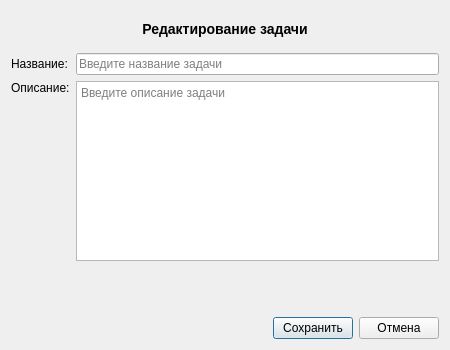
<?xml version="1.0" encoding="UTF-8"?>
<ui version="4.0">
 <class>Dialog</class>
 <widget class="QDialog" name="Dialog">
  <property name="geometry">
   <rect>
    <x>0</x>
    <y>0</y>
    <width>450</width>
    <height>350</height>
   </rect>
  </property>
  <property name="minimumSize">
   <size>
    <width>400</width>
    <height>300</height>
   </size>
  </property>
  <property name="windowTitle">
   <string>Редактировать задачу</string>
  </property>
  <property name="modal">
   <bool>true</bool>
  </property>
  <layout class="QVBoxLayout" name="verticalLayout">
   <item>
    <widget class="QLabel" name="title_label">
     <property name="text">
      <string>Редактирование задачи</string>
     </property>
     <property name="alignment">
      <set>Qt::AlignCenter</set>
     </property>
     <property name="styleSheet">
      <string>font-size: 14px; font-weight: bold; margin: 10px;</string>
     </property>
    </widget>
   </item>
   <item>
    <layout class="QFormLayout" name="formLayout">
     <item row="0" column="0">
      <widget class="QLabel" name="name_label">
       <property name="text">
        <string>Название:</string>
       </property>
      </widget>
     </item>
     <item row="0" column="1">
      <widget class="QLineEdit" name="lineEdit">
       <property name="placeholderText">
        <string>Введите название задачи</string>
       </property>
      </widget>
     </item>
     <item row="1" column="0">
      <widget class="QLabel" name="desc_label">
       <property name="text">
        <string>Описание:</string>
       </property>
       <property name="alignment">
        <set>Qt::AlignTop</set>
       </property>
      </widget>
     </item>
     <item row="1" column="1">
      <widget class="QTextEdit" name="textEdit">
       <property name="minimumSize">
        <size>
         <width>0</width>
         <height>120</height>
        </size>
       </property>
       <property name="maximumSize">
        <size>
         <width>16777215</width>
         <height>180</height>
        </size>
       </property>
       <property name="placeholderText">
        <string>Введите описание задачи</string>
       </property>
      </widget>
     </item>
    </layout>
   </item>
   <item>
    <spacer name="verticalSpacer">
     <property name="orientation">
      <enum>Qt::Vertical</enum>
     </property>
     <property name="sizeHint" stdset="0">
      <size>
       <width>20</width>
       <height>20</height>
      </size>
     </property>
    </spacer>
   </item>
   <item>
    <layout class="QHBoxLayout" name="button_layout">
     <item>
      <spacer name="horizontalSpacer">
       <property name="orientation">
        <enum>Qt::Horizontal</enum>
       </property>
       <property name="sizeHint" stdset="0">
        <size>
         <width>40</width>
         <height>20</height>
        </size>
       </property>
      </spacer>
     </item>
     <item>
      <widget class="QPushButton" name="apply_change">
       <property name="text">
        <string>Сохранить</string>
       </property>
       <property name="default">
        <bool>true</bool>
       </property>
      </widget>
     </item>
     <item>
      <widget class="QPushButton" name="cancel_button">
       <property name="text">
        <string>Отмена</string>
       </property>
      </widget>
     </item>
    </layout>
   </item>
  </layout>
 </widget>
 <resources/>
 <connections/>
</ui>
